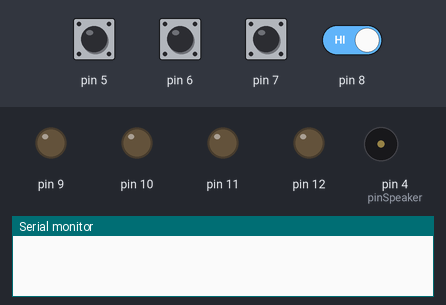
A sketch run on a simulated Arduino Uno, built with avr-gcc and run on an emulated ATmega328P. Shown: output pins drawn as LEDs (lit = HIGH), buzzer (waves = sounding), the last lines printed to the serial monitor. Inputs (shaded band) come from the test bench; at power-on: pin 5–8 HIGH. Random numbers use the default seed unless the sketch sets one.

Above: at 2.4 s.
2.5 s: pin 5 pulled LOW for 0.15 s
At 4.0 s:
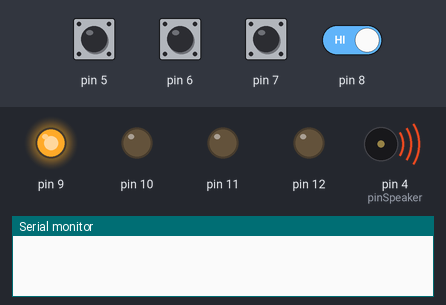
5.6 s: pin 6 pulled LOW for 1 s
At 7.2 s:
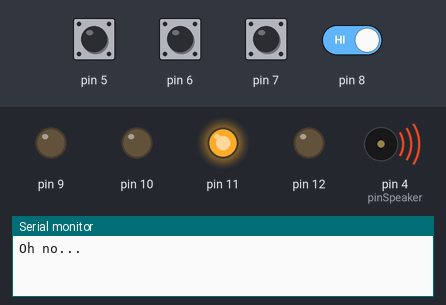
9.2 s: pin 7 pulled LOW for 0.15 s
At 9.27 s:
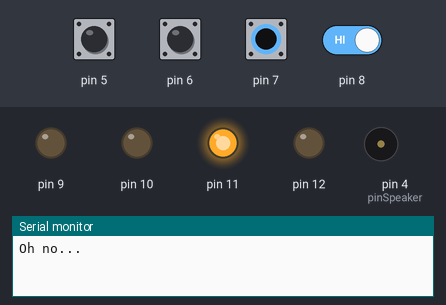
12.2 s: pin 5 pulled LOW for 1 s
At 15.6 s:
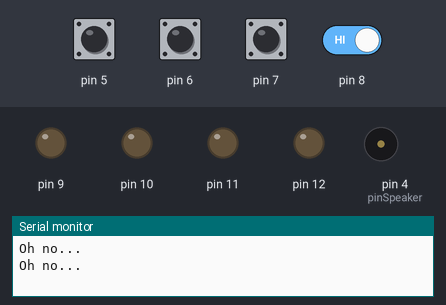
15.9 s: pin 6 pulled LOW for 0.15 s
At 17.3 s:
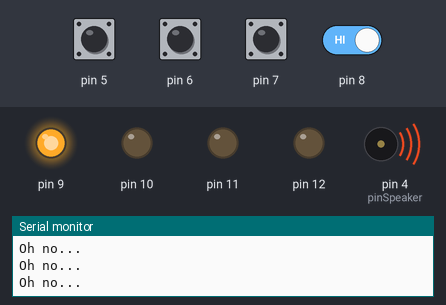
19.0 s: pin 6 driven LOW and pin 8 driven LOW
At 22.2 s:
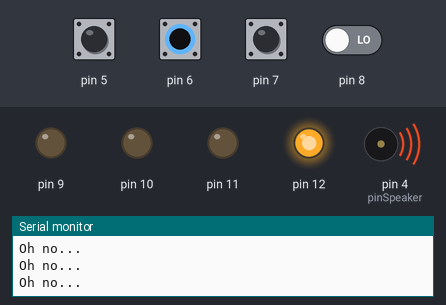
Timing chart, 0 to 23.0 s (numbered marks = the images above; inputs shaded):
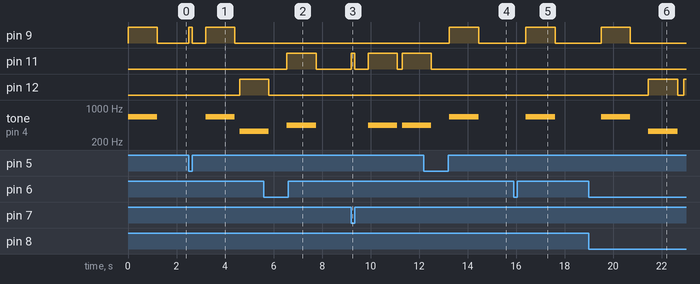

The sketch:

simon.ino
```cpp
struct light {
  byte id;
  byte led;
  byte button;
  float frequency;
};

const light blue = {0, 9, 5, 659.255};
const light yellow = {1, 10, 6, 554.365};
const light red = {2, 11, 7, 440.000};
const light green = {3, 12, 8, 329.628};

const light lights[] = {blue, yellow, red, green};

const int pinSpeaker = 4;

int count = 0;
byte values[100];

int speedLevel = 1200;

void outputLight(byte id) {
  digitalWrite(lights[id].led, HIGH);
  tone(pinSpeaker, lights[id].frequency, speedLevel);
  delay(speedLevel);
  noTone(pinSpeaker);
  digitalWrite(lights[id].led, LOW);
}

void outputLights() {
  for (int i = 0; i < count; i++) {
    outputLight(values[i]);
    delay(200);
  }
}

void allLedOn () {
  digitalWrite(lights[0].led, HIGH);
  digitalWrite(lights[1].led, HIGH);
  digitalWrite(lights[2].led, HIGH);
  digitalWrite(lights[3].led, HIGH);
}

void allLedOff () {
  digitalWrite(lights[0].led, LOW);
  digitalWrite(lights[1].led, LOW);
  digitalWrite(lights[2].led, LOW);
  digitalWrite(lights[3].led, LOW);
}

void reset() {
  count = 0;
  for (int i = 0; i < 100; i++) {
    values[i] = -1;
  }
}

void lose() {
  Serial.println("Oh no...");
  reset();
}

void win() {
  Serial.println("Very good my master!");
  reset();
}

void readButtons() {
  int pos = 0;
  while (true) {
    delay(50);
    if (values[pos] == blue.id) {
      if (digitalRead(yellow.button) == LOW || digitalRead(red.button) == LOW || digitalRead(green.button) == LOW) {
        lose();
      }
      if (digitalRead(blue.button) == LOW) {
        while (true) {
          digitalWrite(blue.led, HIGH);
          if (digitalRead(blue.button) == HIGH) {
            digitalWrite(blue.led, LOW);
            break;
          }
        }
        pos++;
        continue;
      }
    } else if (values[pos] == yellow.id) {
      if (digitalRead(blue.button) == LOW || digitalRead(red.button) == LOW || digitalRead(green.button) == LOW) {
        lose();
      }
      if (digitalRead(yellow.button) == LOW) {
        while (true) {
          digitalWrite(yellow.led, HIGH);
          if (digitalRead(yellow.button) == HIGH) {
            digitalWrite(yellow.led, LOW);
            break;
          }
        }
        pos++;
        continue;
      }
    } else if (values[pos] == red.id) {
      if (digitalRead(blue.button) == LOW || digitalRead(yellow.button) == LOW || digitalRead(green.button) == LOW) {
        lose();
      }
      if (digitalRead(red.button) == LOW) {
        while (true) {
          digitalWrite(red.led, HIGH);
          if (digitalRead(red.button) == HIGH) {
            digitalWrite(red.led, LOW);
            break;
          }
        }
        pos++;
        continue;
      }
    } else if (values[pos] == green.id) {
      if (digitalRead(blue.button) == LOW || digitalRead(yellow.button) == LOW || digitalRead(red.button) == LOW) {
        lose();
      }
      if (digitalRead(green.button) == LOW) {
        while (true) {
          digitalWrite(green.led, HIGH);
          if (digitalRead(green.button) == HIGH) {
            digitalWrite(green.led, LOW);
            break;
          }
        }
        pos++;
        continue;
      }
    }
    if (pos == count) {
      return;
    }
  }
}

void setup() {
  Serial.begin(9600);
  randomSeed(analogRead(0));
  pinMode(lights[0].button, INPUT_PULLUP);
  pinMode(lights[1].button, INPUT_PULLUP);
  pinMode(lights[2].button, INPUT_PULLUP);
  pinMode(lights[3].button, INPUT_PULLUP);
  pinMode(lights[0].led, OUTPUT);
  pinMode(lights[1].led, OUTPUT);
  pinMode(lights[2].led, OUTPUT);
  pinMode(lights[3].led, OUTPUT);
  reset();
}

void loop() {
  values[count] = random(4);
  count++;
  outputLights();
  readButtons();
  if (count == 100) {
    win();
  }
  delay(500);
}
```

Measured:
- after the input at 2.5 s, pin 9: LOW → HIGH at once, → LOW 0.15 s later, → HIGH 0.55 s later, → LOW 1.2 s later; pin 12: LOW → HIGH after 2.1 s; tone on pin 4 (pinSpeaker): silent → 659 Hz after 0.70 s, → silent 1.2 s later, → 329 Hz 0.20 s later
- after the input at 5.6 s, pin 11: LOW → HIGH after 0.95 s, → LOW 1.2 s later
- after the input at 9.2 s, pin 11: goes HIGH 0.15 s, LOW 0.55 s, HIGH 1.2 s, LOW 0.20 s, then HIGH, starting at once; tone on pin 4 (pinSpeaker): silent → 440 Hz after 0.70 s, → silent 1.2 s later, → 440 Hz 0.20 s later
- after the input at 12.2 s, pin 9: LOW → HIGH after 1.1 s, → LOW 1.2 s later
- after the input at 15.9 s, pin 9: LOW → HIGH after 0.50 s, → LOW 1.2 s later; tone on pin 4 (pinSpeaker): silent → 659 Hz after 0.50 s, → silent 1.2 s later
- after the input at 19.0 s, pin 9: LOW → HIGH after 0.50 s, → LOW 1.2 s later; pin 12: LOW → HIGH after 2.5 s, → LOW 1.2 s later, → HIGH 0.25 s later; tone on pin 4 (pinSpeaker): silent → 659 Hz after 0.50 s, → silent 1.2 s later, → 329 Hz 0.75 s later, → silent 1.2 s later
